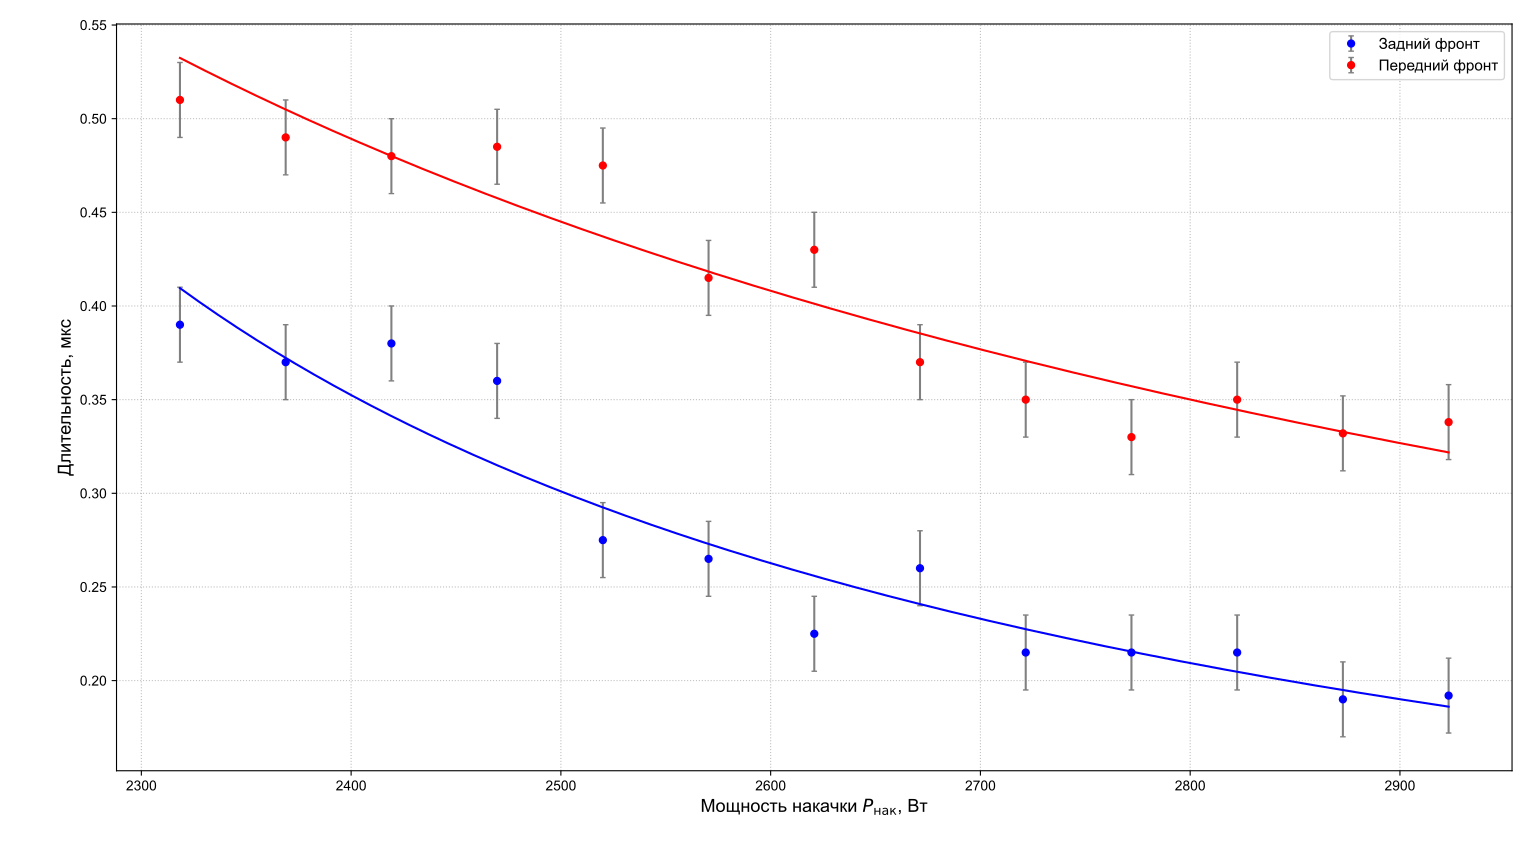

Reproduce this figure in Python.
import numpy as np
import matplotlib.pyplot as plt

# Настройка шрифтов
plt.rcParams['font.sans-serif'] = ['Arial', 'DejaVu Sans', 'Helvetica']
plt.rcParams['axes.unicode_minus'] = False

# Данные (без первой точки 13.5 А)
I = np.array([13.8, 14.1, 14.4, 14.7, 15.0, 15.3, 15.6, 15.9, 16.2, 16.5, 16.8, 17.1, 17.4])
P_out = np.array([2, 40, 102, 182, 264, 352, 460, 570, 680, 820, 922, 1015, 1082])
# FWHM = np.array([0.45, 0.43, 0.43, 0.4225, 0.375, 0.34, 0.3275, 0.315, 0.2825, 0.2725, 0.2825, 0.261, 0.265])
trailing = np.array([0.39, 0.37, 0.38, 0.36, 0.275, 0.265, 0.225, 0.26, 0.215, 0.215, 0.215, 0.19, 0.192])
leading = np.array([0.51, 0.49, 0.48, 0.485, 0.475, 0.415, 0.43, 0.37, 0.35, 0.33, 0.35, 0.332, 0.338])

# Мощность накачки (напряжение ~168 В)
V_pump = 168.0
P_pump = I * V_pump

# Линеаризация и аппроксимация для каждой кривой
def fit_and_predict(y):
    inv_y = 1.0 / y
    a, b = np.polyfit(P_pump, inv_y, 1)
    P_smooth = np.linspace(min(P_pump), max(P_pump), 200)
    y_fit = 1.0 / (a * P_smooth + b)
    return P_smooth, y_fit, a, b

# P_s_fwhm, fwhm_fit, a_fwhm, b_fwhm = fit_and_predict(FWHM)
P_s_trail, trail_fit, a_trail, b_trail = fit_and_predict(trailing)
P_s_lead, lead_fit, a_lead, b_lead = fit_and_predict(leading)

# Построение графика
plt.figure(figsize=(10, 7))

# Экспериментальные точки
# plt.errorbar(P_pump, FWHM, yerr=0.02, fmt='ko', ecolor='gray', capsize=2, markersize=5, label='FWHM')
plt.errorbar(P_pump, trailing, yerr=0.02, fmt='bo', ecolor='gray', capsize=2, markersize=5, label='Задний фронт')
plt.errorbar(P_pump, leading, yerr=0.02, fmt='ro', ecolor='gray', capsize=2, markersize=5, label='Передний фронт')

# Аппроксимации
# plt.plot(P_s_fwhm, fwhm_fit, 'k-', linewidth=1.5)
plt.plot(P_s_trail, trail_fit, 'b-', linewidth=1.5)
plt.plot(P_s_lead, lead_fit, 'r-', linewidth=1.5)

plt.xlabel('Мощность накачки $P_{\\text{нак}}$, Вт', fontsize=13)
plt.ylabel('Длительность, мкс', fontsize=13)
# plt.title('Зависимость длительности импульса и его фронтов от мощности накачки\n(режим модуляции добротности)', fontsize=14)
plt.legend(fontsize=11, loc='upper right')
plt.grid(True, linestyle=':', alpha=0.8)
plt.tight_layout()

# plt.savefig('pulse_duration_all.png', dpi=300)
# print("График сохранен как 'pulse_duration_all.png'")
print(f"\nПараметры аппроксимации τ = 1/(aP + b):")
# print(f"  FWHM:        a = {a_fwhm:.6f}, b = {b_fwhm:.4f}")
print(f"  Задний фронт: a = {a_trail:.6f}, b = {b_trail:.4f}")
print(f"  Передний фронт: a = {a_lead:.6f}, b = {b_lead:.4f}")

plt.show()
